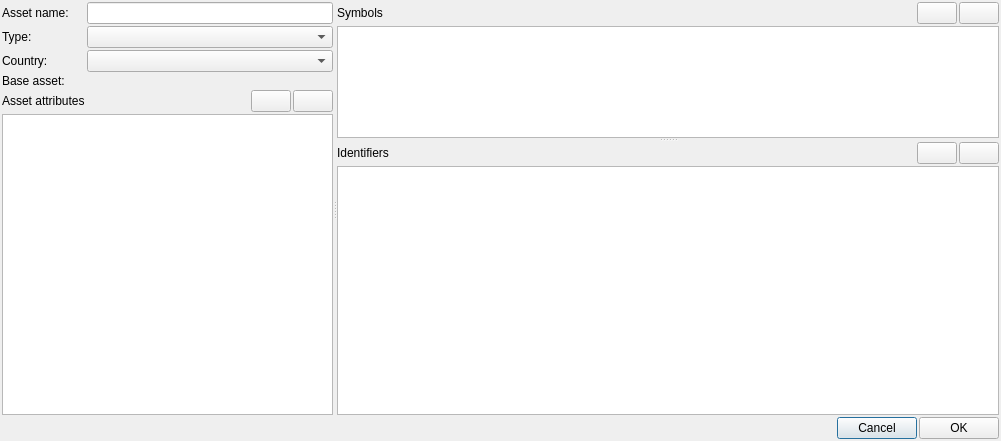
<?xml version="1.0" encoding="UTF-8"?>
<ui version="4.0">
 <class>SymbolDialog</class>
 <widget class="QDialog" name="SymbolDialog">
  <property name="windowModality">
   <enum>Qt::WindowModality::ApplicationModal</enum>
  </property>
  <property name="geometry">
   <rect>
    <x>0</x>
    <y>0</y>
    <width>1001</width>
    <height>441</height>
   </rect>
  </property>
  <property name="windowTitle">
   <string>Asset</string>
  </property>
  <property name="modal">
   <bool>false</bool>
  </property>
  <layout class="QGridLayout" name="gridLayout">
   <property name="leftMargin">
    <number>2</number>
   </property>
   <property name="topMargin">
    <number>2</number>
   </property>
   <property name="rightMargin">
    <number>2</number>
   </property>
   <property name="bottomMargin">
    <number>2</number>
   </property>
   <property name="spacing">
    <number>2</number>
   </property>
   <item row="1" column="0" colspan="5">
    <widget class="QFrame" name="ButtonsFrame">
     <property name="frameShape">
      <enum>QFrame::Shape::NoFrame</enum>
     </property>
     <property name="frameShadow">
      <enum>QFrame::Shadow::Raised</enum>
     </property>
     <layout class="QHBoxLayout" name="horizontalLayout">
      <property name="spacing">
       <number>2</number>
      </property>
      <property name="leftMargin">
       <number>0</number>
      </property>
      <property name="topMargin">
       <number>0</number>
      </property>
      <property name="rightMargin">
       <number>0</number>
      </property>
      <property name="bottomMargin">
       <number>0</number>
      </property>
      <item>
       <spacer name="horizontalSpacer">
        <property name="orientation">
         <enum>Qt::Orientation::Horizontal</enum>
        </property>
        <property name="sizeHint" stdset="0">
         <size>
          <width>40</width>
          <height>20</height>
         </size>
        </property>
       </spacer>
      </item>
      <item>
       <widget class="QPushButton" name="CancelButton">
        <property name="text">
         <string>Cancel</string>
        </property>
       </widget>
      </item>
      <item>
       <widget class="QPushButton" name="OkButton">
        <property name="text">
         <string>OK</string>
        </property>
       </widget>
      </item>
     </layout>
    </widget>
   </item>
   <item row="0" column="0" colspan="5">
    <widget class="QFrame" name="MainFrame">
     <property name="sizePolicy">
      <sizepolicy hsizetype="Preferred" vsizetype="Expanding">
       <horstretch>0</horstretch>
       <verstretch>0</verstretch>
      </sizepolicy>
     </property>
     <property name="frameShape">
      <enum>QFrame::Shape::NoFrame</enum>
     </property>
     <property name="frameShadow">
      <enum>QFrame::Shadow::Raised</enum>
     </property>
     <layout class="QHBoxLayout" name="horizontalLayout_3">
      <property name="spacing">
       <number>2</number>
      </property>
      <property name="leftMargin">
       <number>0</number>
      </property>
      <property name="topMargin">
       <number>0</number>
      </property>
      <property name="rightMargin">
       <number>0</number>
      </property>
      <property name="bottomMargin">
       <number>0</number>
      </property>
      <item>
       <widget class="QSplitter" name="VSplitter">
        <property name="sizePolicy">
         <sizepolicy hsizetype="Expanding" vsizetype="Preferred">
          <horstretch>0</horstretch>
          <verstretch>0</verstretch>
         </sizepolicy>
        </property>
        <property name="orientation">
         <enum>Qt::Orientation::Horizontal</enum>
        </property>
        <property name="childrenCollapsible">
         <bool>false</bool>
        </property>
        <widget class="QFrame" name="AssetFrame">
         <property name="sizePolicy">
          <sizepolicy hsizetype="Preferred" vsizetype="Preferred">
           <horstretch>2</horstretch>
           <verstretch>0</verstretch>
          </sizepolicy>
         </property>
         <property name="frameShape">
          <enum>QFrame::Shape::NoFrame</enum>
         </property>
         <property name="frameShadow">
          <enum>QFrame::Shadow::Sunken</enum>
         </property>
         <layout class="QGridLayout" name="gridLayout_5">
          <property name="leftMargin">
           <number>0</number>
          </property>
          <property name="topMargin">
           <number>0</number>
          </property>
          <property name="rightMargin">
           <number>0</number>
          </property>
          <property name="bottomMargin">
           <number>0</number>
          </property>
          <property name="spacing">
           <number>2</number>
          </property>
          <item row="4" column="2">
           <widget class="QPushButton" name="AddDataButton">
            <property name="toolTip">
             <string>Add new attribute</string>
            </property>
            <property name="text">
             <string/>
            </property>
           </widget>
          </item>
          <item row="2" column="0">
           <widget class="QLabel" name="CountryLbl">
            <property name="text">
             <string>Country: </string>
            </property>
           </widget>
          </item>
          <item row="4" column="1">
           <spacer name="horizontalSpacer_3">
            <property name="orientation">
             <enum>Qt::Orientation::Horizontal</enum>
            </property>
            <property name="sizeHint" stdset="0">
             <size>
              <width>40</width>
              <height>20</height>
             </size>
            </property>
           </spacer>
          </item>
          <item row="0" column="0">
           <widget class="QLabel" name="NameLbl">
            <property name="text">
             <string>Asset name:</string>
            </property>
           </widget>
          </item>
          <item row="2" column="1" colspan="3">
           <widget class="DbLookupComboBox" name="CountryCombo">
            <property name="db_table" stdset="0">
             <string notr="true">countries_ext</string>
            </property>
            <property name="key_field" stdset="0">
             <string notr="true">id</string>
            </property>
            <property name="db_field" stdset="0">
             <string notr="true">name</string>
            </property>
           </widget>
          </item>
          <item row="3" column="0">
           <widget class="QLabel" name="BaseLbl">
            <property name="text">
             <string>Base asset:</string>
            </property>
           </widget>
          </item>
          <item row="4" column="0">
           <widget class="QLabel" name="DataLbl">
            <property name="text">
             <string>Asset attributes</string>
            </property>
           </widget>
          </item>
          <item row="3" column="1" colspan="3">
           <widget class="ReferenceSelectorWidget" name="BaseAssetSelector" native="true"/>
          </item>
          <item row="1" column="0">
           <widget class="QLabel" name="TypeLbl">
            <property name="text">
             <string>Type: </string>
            </property>
           </widget>
          </item>
          <item row="4" column="3">
           <widget class="QPushButton" name="RemoveDataButton">
            <property name="toolTip">
             <string>Remove selected attribute</string>
            </property>
            <property name="text">
             <string/>
            </property>
           </widget>
          </item>
          <item row="5" column="0" colspan="4">
           <widget class="QTableView" name="DataTable">
            <property name="frameShadow">
             <enum>QFrame::Shadow::Plain</enum>
            </property>
            <property name="editTriggers">
             <set>QAbstractItemView::EditTrigger::AnyKeyPressed|QAbstractItemView::EditTrigger::EditKeyPressed|QAbstractItemView::EditTrigger::SelectedClicked</set>
            </property>
            <property name="alternatingRowColors">
             <bool>true</bool>
            </property>
            <property name="selectionBehavior">
             <enum>QAbstractItemView::SelectionBehavior::SelectRows</enum>
            </property>
            <attribute name="verticalHeaderVisible">
             <bool>false</bool>
            </attribute>
            <attribute name="verticalHeaderMinimumSectionSize">
             <number>20</number>
            </attribute>
            <attribute name="verticalHeaderDefaultSectionSize">
             <number>20</number>
            </attribute>
           </widget>
          </item>
          <item row="1" column="1" colspan="3">
           <widget class="AssetTypeComboBox" name="TypeCombo"/>
          </item>
          <item row="0" column="1" colspan="3">
           <widget class="QLineEdit" name="NameEdit"/>
          </item>
         </layout>
        </widget>
        <widget class="QFrame" name="SymbolFrame">
         <property name="sizePolicy">
          <sizepolicy hsizetype="Preferred" vsizetype="Preferred">
           <horstretch>4</horstretch>
           <verstretch>0</verstretch>
          </sizepolicy>
         </property>
         <property name="frameShape">
          <enum>QFrame::Shape::NoFrame</enum>
         </property>
         <property name="frameShadow">
          <enum>QFrame::Shadow::Raised</enum>
         </property>
         <layout class="QVBoxLayout" name="verticalLayout_2">
          <property name="spacing">
           <number>2</number>
          </property>
          <property name="leftMargin">
           <number>0</number>
          </property>
          <property name="topMargin">
           <number>0</number>
          </property>
          <property name="rightMargin">
           <number>0</number>
          </property>
          <property name="bottomMargin">
           <number>0</number>
          </property>
          <item>
           <widget class="QSplitter" name="HSplitter">
            <property name="orientation">
             <enum>Qt::Orientation::Vertical</enum>
            </property>
            <property name="childrenCollapsible">
             <bool>false</bool>
            </property>
            <widget class="QFrame" name="SymbolsListFrame">
             <property name="sizePolicy">
              <sizepolicy hsizetype="Preferred" vsizetype="Preferred">
               <horstretch>0</horstretch>
               <verstretch>2</verstretch>
              </sizepolicy>
             </property>
             <property name="frameShape">
              <enum>QFrame::Shape::NoFrame</enum>
             </property>
             <property name="frameShadow">
              <enum>QFrame::Shadow::Raised</enum>
             </property>
             <layout class="QGridLayout" name="gridLayout_3">
              <property name="leftMargin">
               <number>0</number>
              </property>
              <property name="topMargin">
               <number>0</number>
              </property>
              <property name="rightMargin">
               <number>0</number>
              </property>
              <property name="bottomMargin">
               <number>0</number>
              </property>
              <property name="spacing">
               <number>2</number>
              </property>
              <item row="0" column="0">
               <widget class="QLabel" name="SymbolsLabel">
                <property name="text">
                 <string>Symbols</string>
                </property>
               </widget>
              </item>
              <item row="0" column="3">
               <widget class="QPushButton" name="RemoveSymbolButton">
                <property name="toolTip">
                 <string>Remove selected symbol</string>
                </property>
                <property name="text">
                 <string/>
                </property>
               </widget>
              </item>
              <item row="0" column="1">
               <spacer name="horizontalSpacer_2">
                <property name="orientation">
                 <enum>Qt::Orientation::Horizontal</enum>
                </property>
                <property name="sizeHint" stdset="0">
                 <size>
                  <width>40</width>
                  <height>20</height>
                 </size>
                </property>
               </spacer>
              </item>
              <item row="0" column="2">
               <widget class="QPushButton" name="AddSymbolButton">
                <property name="toolTip">
                 <string>Add new symbol</string>
                </property>
                <property name="text">
                 <string/>
                </property>
               </widget>
              </item>
              <item row="1" column="0" colspan="4">
               <widget class="QTableView" name="SymbolsTable">
                <property name="frameShadow">
                 <enum>QFrame::Shadow::Plain</enum>
                </property>
                <property name="editTriggers">
                 <set>QAbstractItemView::EditTrigger::AnyKeyPressed|QAbstractItemView::EditTrigger::EditKeyPressed|QAbstractItemView::EditTrigger::SelectedClicked</set>
                </property>
                <property name="alternatingRowColors">
                 <bool>true</bool>
                </property>
                <property name="selectionMode">
                 <enum>QAbstractItemView::SelectionMode::SingleSelection</enum>
                </property>
                <property name="selectionBehavior">
                 <enum>QAbstractItemView::SelectionBehavior::SelectRows</enum>
                </property>
                <attribute name="verticalHeaderVisible">
                 <bool>false</bool>
                </attribute>
                <attribute name="verticalHeaderMinimumSectionSize">
                 <number>20</number>
                </attribute>
                <attribute name="verticalHeaderDefaultSectionSize">
                 <number>20</number>
                </attribute>
               </widget>
              </item>
             </layout>
            </widget>
            <widget class="QFrame" name="IDsListFrame">
             <property name="sizePolicy">
              <sizepolicy hsizetype="Preferred" vsizetype="Preferred">
               <horstretch>0</horstretch>
               <verstretch>4</verstretch>
              </sizepolicy>
             </property>
             <property name="frameShape">
              <enum>QFrame::Shape::NoFrame</enum>
             </property>
             <property name="frameShadow">
              <enum>QFrame::Shadow::Raised</enum>
             </property>
             <layout class="QGridLayout" name="gridLayout_2">
              <property name="leftMargin">
               <number>0</number>
              </property>
              <property name="topMargin">
               <number>0</number>
              </property>
              <property name="rightMargin">
               <number>0</number>
              </property>
              <property name="bottomMargin">
               <number>0</number>
              </property>
              <property name="spacing">
               <number>2</number>
              </property>
              <item row="0" column="3">
               <widget class="QPushButton" name="RemoveIdButton">
                <property name="toolTip">
                 <string>Remove selected identifier</string>
                </property>
                <property name="text">
                 <string/>
                </property>
               </widget>
              </item>
              <item row="0" column="1">
               <spacer name="horizontalSpacer_5">
                <property name="orientation">
                 <enum>Qt::Orientation::Horizontal</enum>
                </property>
                <property name="sizeHint" stdset="0">
                 <size>
                  <width>40</width>
                  <height>20</height>
                 </size>
                </property>
               </spacer>
              </item>
              <item row="0" column="0">
               <widget class="QLabel" name="IdentifiersLabel">
                <property name="text">
                 <string>Identifiers</string>
                </property>
               </widget>
              </item>
              <item row="0" column="2">
               <widget class="QPushButton" name="AddIdButton">
                <property name="toolTip">
                 <string>Add new identifier</string>
                </property>
                <property name="text">
                 <string/>
                </property>
               </widget>
              </item>
              <item row="1" column="0" colspan="4">
               <widget class="QTableView" name="IdentifiersTable">
                <property name="frameShadow">
                 <enum>QFrame::Shadow::Plain</enum>
                </property>
                <property name="editTriggers">
                 <set>QAbstractItemView::EditTrigger::AnyKeyPressed|QAbstractItemView::EditTrigger::EditKeyPressed|QAbstractItemView::EditTrigger::SelectedClicked</set>
                </property>
                <property name="alternatingRowColors">
                 <bool>true</bool>
                </property>
                <property name="selectionBehavior">
                 <enum>QAbstractItemView::SelectionBehavior::SelectRows</enum>
                </property>
                <attribute name="verticalHeaderVisible">
                 <bool>false</bool>
                </attribute>
                <attribute name="verticalHeaderMinimumSectionSize">
                 <number>20</number>
                </attribute>
                <attribute name="verticalHeaderDefaultSectionSize">
                 <number>20</number>
                </attribute>
               </widget>
              </item>
             </layout>
            </widget>
           </widget>
          </item>
         </layout>
        </widget>
       </widget>
      </item>
     </layout>
    </widget>
   </item>
  </layout>
 </widget>
 <customwidgets>
  <customwidget>
   <class>DbLookupComboBox</class>
   <extends>QComboBox</extends>
   <header>jal/widgets/custom/db_lookup_combobox.h</header>
  </customwidget>
  <customwidget>
   <class>ReferenceSelectorWidget</class>
   <extends>QWidget</extends>
   <header>jal/widgets/reference_selector.h</header>
   <container>1</container>
  </customwidget>
  <customwidget>
   <class>AssetTypeComboBox</class>
   <extends>QComboBox</extends>
   <header>jal/constants.h</header>
  </customwidget>
 </customwidgets>
 <resources/>
 <connections>
  <connection>
   <sender>OkButton</sender>
   <signal>clicked()</signal>
   <receiver>SymbolDialog</receiver>
   <slot>accept()</slot>
   <hints>
    <hint type="sourcelabel">
     <x>1007</x>
     <y>357</y>
    </hint>
    <hint type="destinationlabel">
     <x>525</x>
     <y>190</y>
    </hint>
   </hints>
  </connection>
  <connection>
   <sender>CancelButton</sender>
   <signal>clicked()</signal>
   <receiver>SymbolDialog</receiver>
   <slot>reject()</slot>
   <hints>
    <hint type="sourcelabel">
     <x>925</x>
     <y>357</y>
    </hint>
    <hint type="destinationlabel">
     <x>525</x>
     <y>190</y>
    </hint>
   </hints>
  </connection>
 </connections>
</ui>
